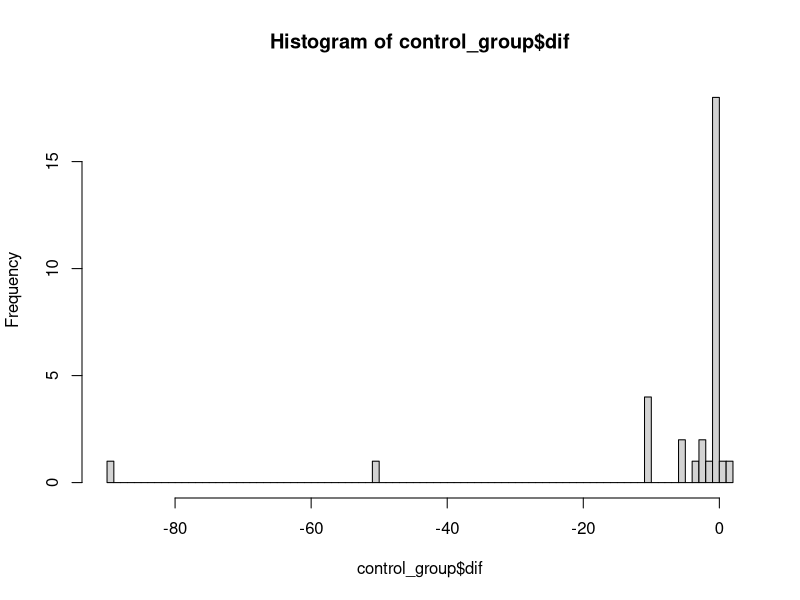
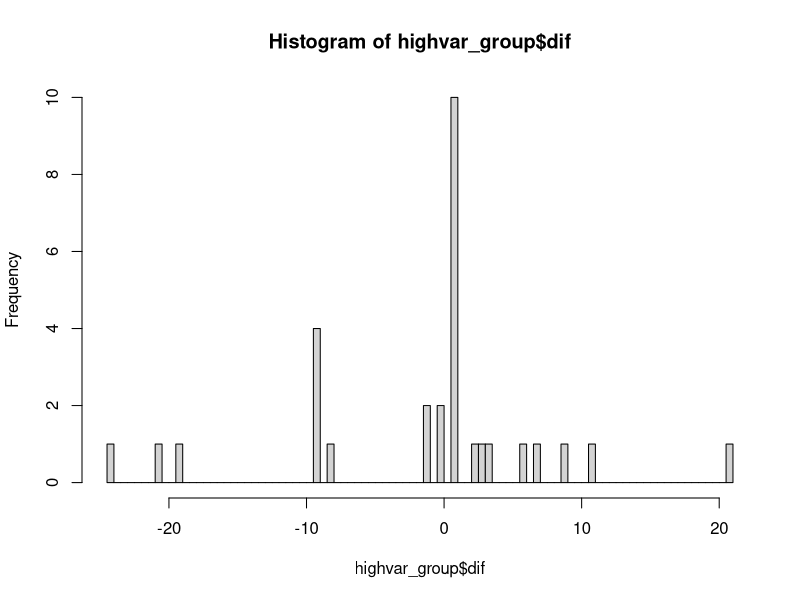
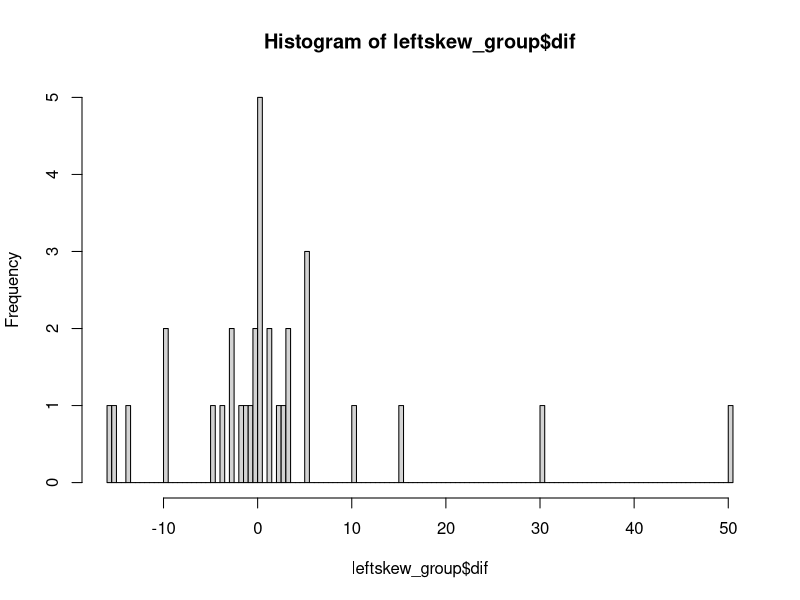
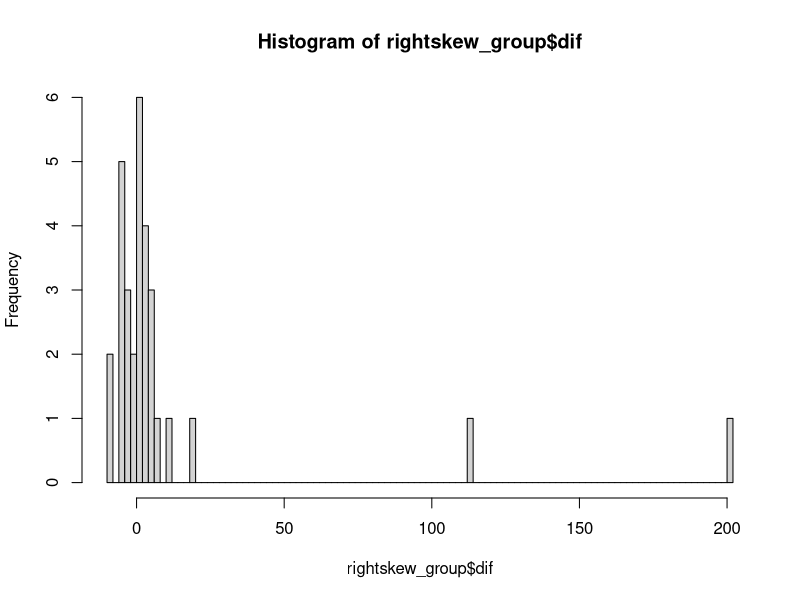
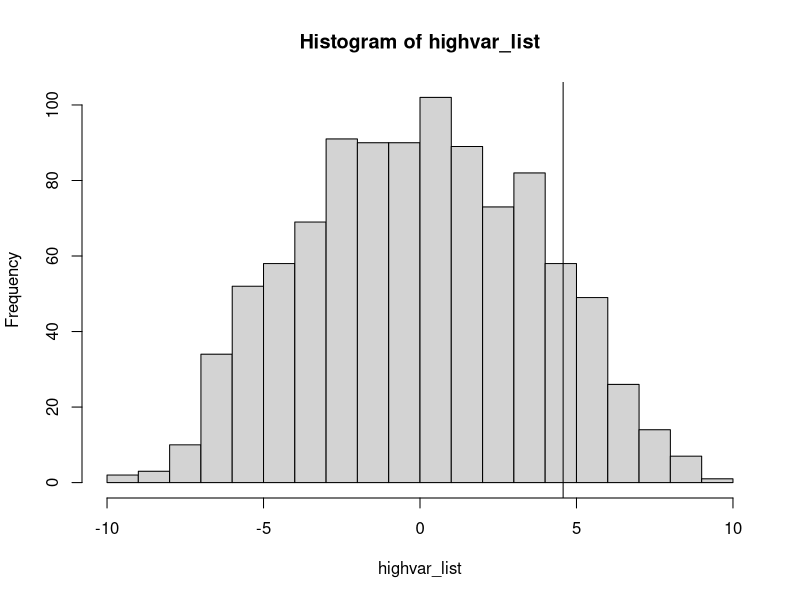
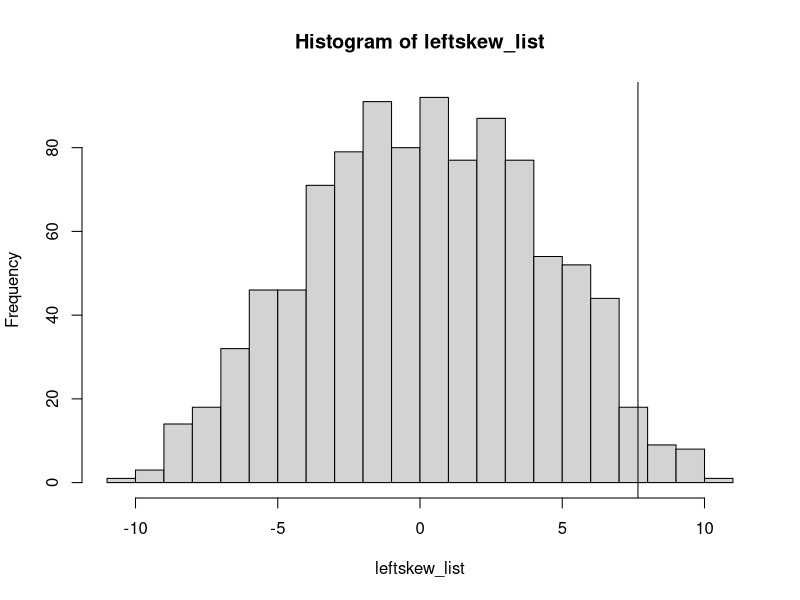
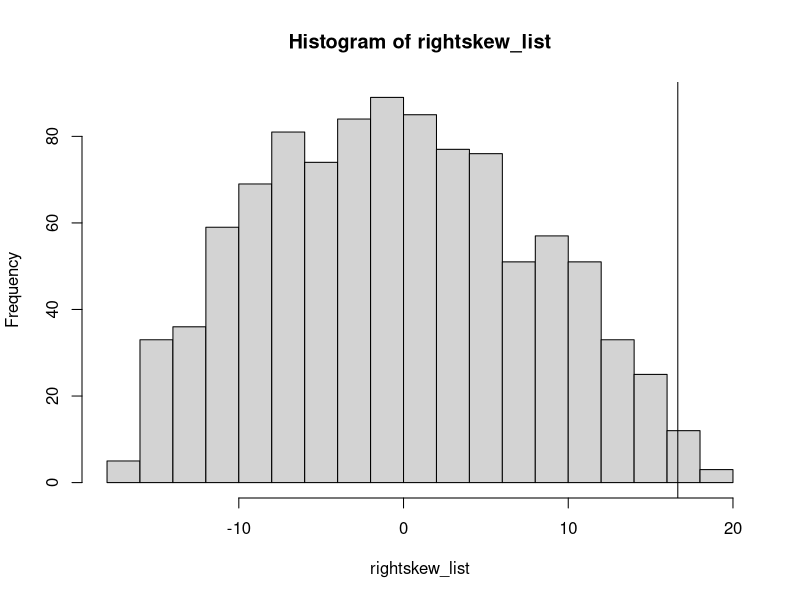
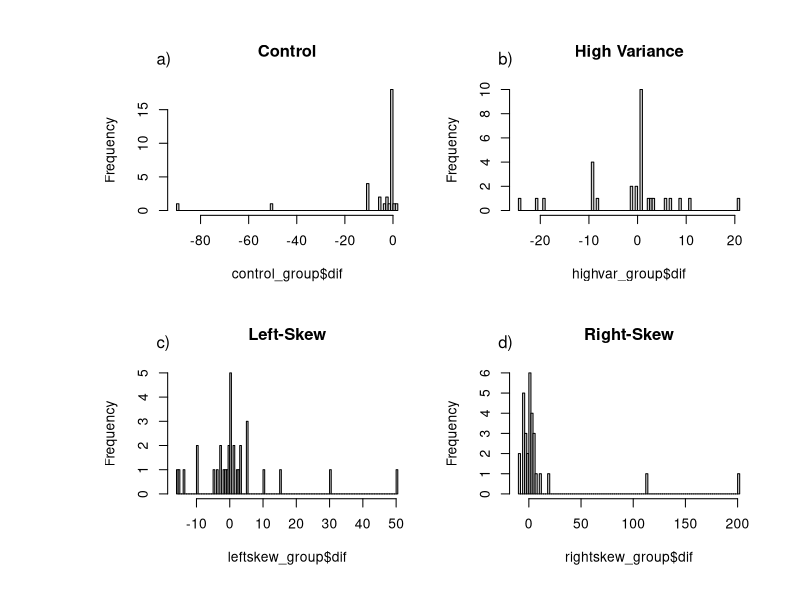

The R script that drew these images, in order:
## ---- chunk 1
#Packages used in analysis
library(data.table)
library(knitr)
library(pwr)
## ---- chunk 2
pwr.t.test(d=0.75, sig.level=0.05, power=0.8, alternative="two.sided")
## ---- chunk 3
knitr::opts_chunk$set(echo = FALSE)

#Dataset
data = fread('data/survey_data.csv')

#Histogram of Control Group
control_group = data[Treatment == 1, .(ref = Q2_1_1, obs = Q3_1_1, refdif = 100.37 - Q2_1_1, obsdif = 100.37 - Q3_1_1)]
control_group[, dif := obsdif - refdif]
hist_control<-hist(control_group$dif, breaks = 99)

#Histogram of High Variance
highvar_group = data[Treatment == 2, .(ref = Q2_1_1, obs = Q4_1_1, refdif = 100.37 - Q2_1_1, obsdif = 101.06 - Q4_1_1)]
highvar_group[, dif := obsdif - refdif]
highvar_combined = rbind(highvar_group, control_group)
hist_highvar<-hist(highvar_group$dif, breaks = 99)

#Histogram Left Skew
leftskew_group = data[Treatment == 3, .(ref = Q2_1_1, obs = Q5_1_1, refdif = 100.37 - Q2_1_1, obsdif = 100.42 - Q5_1_1)]
leftskew_group[, dif := obsdif - refdif]
leftskew_combined = rbind(leftskew_group, control_group)
hist_lskew<-hist(leftskew_group$dif, breaks = 99)

#Histogram Right Skew
rightskew_group = data[Treatment == 4 & is.na(Error), .(ref = Q2_1_1, obs = Q6_1_1, refdif = 100.37 - Q2_1_1, obsdif = 100.45 - Q6_1_1)]
rightskew_group[, dif := obsdif - refdif]
rightskew_combined = rbind(rightskew_group, control_group)
hist_rskew<-hist(rightskew_group$dif, breaks = 99)

#Random Inference High Variance
highvar_ate = highvar_group[, mean(dif)] - control_group[, mean(dif)]
highvar_list = c()
for(i in 1:1000){
 highvar_combined[, random := rbinom(.N, 1, highvar_group[, .N] / (highvar_group[, .N] + control_group[, .N]))]
 highvar_list[i] = highvar_combined[random == 1, mean(dif)] - highvar_combined[random == 0, mean(dif)]
}
ri_highvar<-hist(highvar_list, breaks = 20)
abline(v = highvar_ate)
highvar_p1 = sum(highvar_list > abs(highvar_ate) | highvar_list < -abs(highvar_ate)) / length(highvar_list)

#Random Inference Left Skew
leftskew_ate = leftskew_group[, mean(dif)] - control_group[, mean(dif)]
leftskew_list = c()
for(i in 1:1000){
 leftskew_combined[, random := rbinom(.N, 1, leftskew_group[, .N] / (leftskew_group[, .N] + control_group[, .N]))]
 leftskew_list[i] = leftskew_combined[random == 1, mean(dif)] - leftskew_combined[random == 0, mean(dif)]
}
ri_lskew<-hist(leftskew_list, breaks = 20)
abline(v = leftskew_ate)
leftskew_p = sum(leftskew_list > abs(leftskew_ate) | leftskew_list < -abs(leftskew_ate)) / length(leftskew_list)

#Random Inference Right Skew
rightskew_ate = rightskew_group[, mean(dif)] - control_group[, mean(dif)]
rightskew_list = c()
for(i in 1:1000){
 rightskew_combined[, random := rbinom(.N, 1, rightskew_group[, .N] / (rightskew_group[, .N] + control_group[, .N]))]
 rightskew_list[i] = rightskew_combined[random == 1, mean(dif)] - rightskew_combined[random == 0, mean(dif)]
}
ri_rskew<- hist(rightskew_list, breaks = 20)
abline(v = rightskew_ate)
rightskew_p = sum(rightskew_list > abs(rightskew_ate) | rightskew_list < -abs(rightskew_ate)) / length(rightskew_list)

#Percentage Identifying Table
pidt<-data.frame(
 "Partial ID" = c('-','46.67% (14/30)','43.75% (14/32)','50.00% (15/30)'),
 "Perfect ID" = c('18.75% (6/32)','33.33% (10/30)','12.50% (4/32)','16.67% (5/30)')
 )
row.names(pidt)<-c('Control','High Variance','Left-Skew','Right-Skew')

## ---- chunk 4
#2x2 histogram
line = 1
cex = 2
side = 3
adj=-0.05

par(mfrow=c(2,2), oma=c(1,6,1,1))
hist(control_group$dif, breaks = 99, main='Control')
mtext("a)", side=side, line=line, adj=adj)
hist(highvar_group$dif, breaks = 99, main='High Variance')
mtext("b)", side=side, line=line, adj=adj)
hist(leftskew_group$dif, breaks = 99, main='Left-Skew')
mtext("c)", side=side, line=line, adj=adj)
hist(rightskew_group$dif, breaks = 99, main='Right-Skew')
mtext("d)", side=side, line=line, adj=adj)
mtext('figure label',side=1,outer=TRUE,line=1)
## ---- chunk 5
kable(pidt,caption = "Percentage Identifying Treatment Condition",align="c")
## ---- chunk 6
#2x2 histogram
line = 1
cex = 2
side = 3
adj=-0.05

par(mfrow=c(2,2), oma=c(1,6,1,1))
hist(highvar_list, breaks = 20, main='High Variance')
abline(v = highvar_ate)
mtext("a)", side=side, line=line, adj=adj)
mtext(paste(c('p =',highvar_p1),collapse=' '), side=side, line=line-5, adj=adj+.1)
hist(leftskew_list, breaks = 20, main='Left-Skew')
abline(v = leftskew_ate)
mtext(paste(c('p =',leftskew_p),collapse=' '), side=side, line=line-5, adj=adj+.1)
mtext("b)", side=side, line=line, adj=adj)
hist(rightskew_list, breaks = 20, main='Right-Skew')
abline(v = rightskew_ate)
mtext(paste(c('p =',rightskew_p),collapse=' '), side=side, line=line-5, adj=adj+.1)
mtext("c)", side=side, line=line, adj=adj)
mtext('figure label',side=1,outer=TRUE,line=1)
## ---- chunk 7
h_c<-t.test(highvar_group[, dif], control_group[, dif], alternative = "two.sided")$p.value
l_c<-t.test(leftskew_group[, dif], control_group[, dif], alternative = "two.sided")$p.value
r_c<-t.test(rightskew_group[, dif], control_group[, dif], alternative = "two.sided")$p.value

p_table<-data.frame(
 "Uncorrected" = c(round(h_c,4),round(l_c,4),round(r_c,4)),
 "Bonferroni-Corrected" = c(round(h_c*3,4),round(l_c*3,4),round(r_c*3,4))
 )
row.names(pidt)<-c('Control','High Variance','Left-Skew','Right-Skew')
kable(p_table,caption = "P-values Generated by T-Test on Collected Data",align="c")
